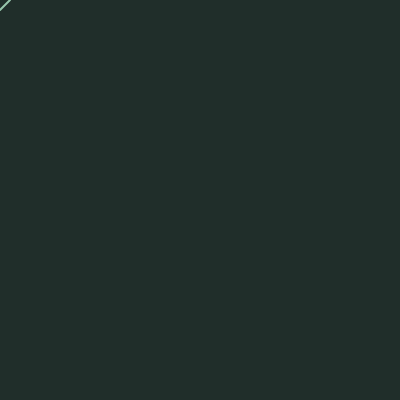
Frame 1 (no input)
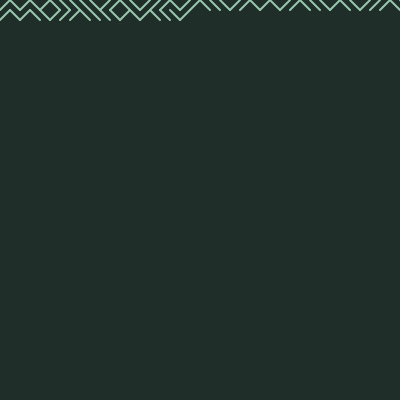
Frame 60 (no input)
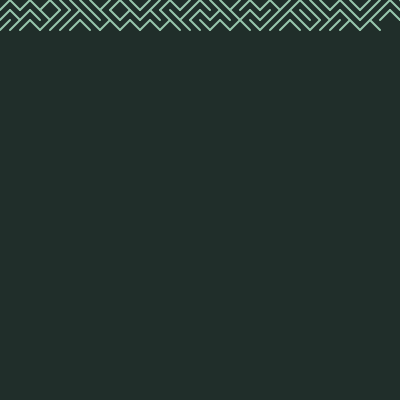
Frame 120 (the mouse pressed at the canvas centre since frame 60)

The p5.js sketch that drew these frames (run headless with seeded random() and noise() and a simulated clock; from frame 60 on, the mouse is pressed at the canvas centre):

// p5.js sketch
// ── sketch.js
let x = 0;
let y = 0;
let inc = 10;

function setup() {
  createCanvas(400, 400);
  background(32,46,42);
}

function draw() {
  stroke(151,198,172);
  strokeWeight(2);

  if (random(1) < 0.5) {
    line(x, y, x + inc, y + inc);
  } else {
    line(x, y + inc, x + inc, y);
  }

  x = x + inc;

  if (x > width) {
    x = 0;
    y = y + inc;
  }
}
